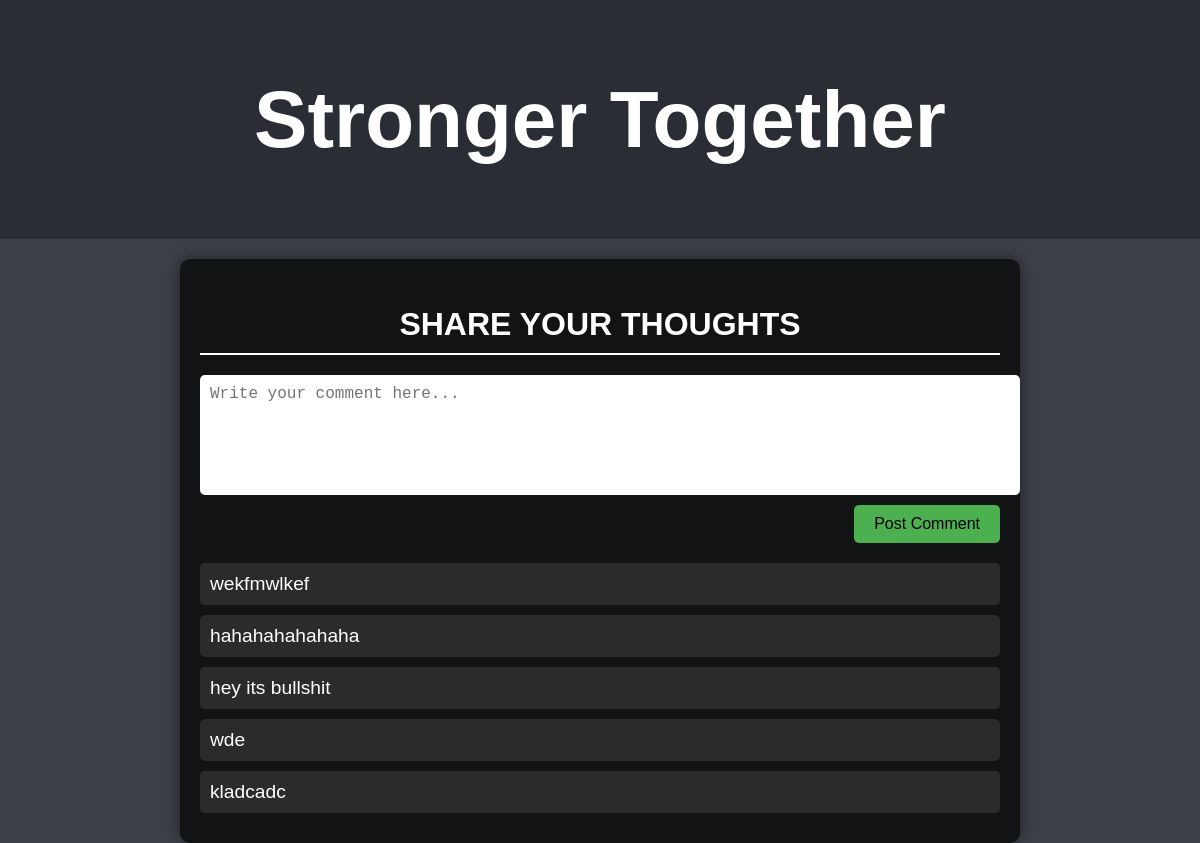
The page /comment/5554a531-fb45-4874-abca-b6b66539c2e8/ on the database as committed earlier.
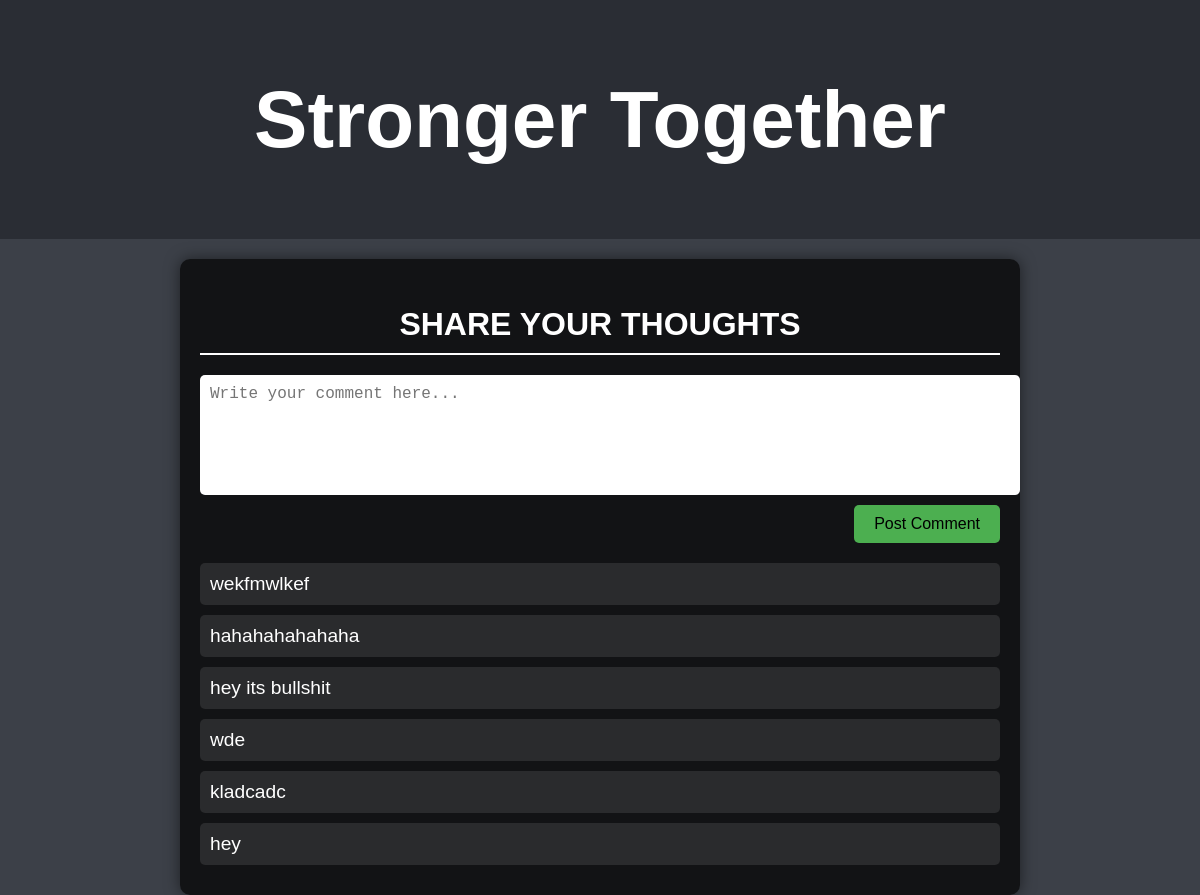
The same page on the database as committed later.
### homepage/models.py (models this page shows, shortened)
class comment(models.Model):
    comment = models.CharField(max_length=30)
    share = models.ForeignKey(share,on_delete=models.CASCADE)
    id = models.UUIDField(default=uuid.uuid4, unique=True,primary_key=True, editable=False)

### homepage/views.py (the view)
# urls.py: path('comment/<str:pk>/',views.com,name = 'comment'),
def com(request, pk):
    story_instance = share.objects.get(Privacy='Y', id=pk)
    if request.method == 'POST':
        form = commentform(request.POST)
        if form.is_valid():
            comment_instance = form.save(commit=False)
            comment_instance.share = story_instance
            comment_instance.save()
            return redirect(reverse('comment', kwargs={'pk': pk}))  # Redirect to the same page to refresh the comments
    else:
        form = commentform()
    context = {
        'data': story_instance,
        'form': form
    }
    return render(request, 'homepage/com.html', context)

### homepage/forms.py
class commentform(ModelForm):
    class Meta:
        model = comment
        fields = ['comment']

### homepage/templates/homepage/com.html (shortened to what this page needs)
<!DOCTYPE html>
{% load static %}
<html lang="en">
<head>
    <link rel="stylesheet" href="{% static 'com.css' %}">
</head>
<body>
    <header class="header">
        <h1>Stronger Together</h1>
    </header>
    <div class="comments-container">
        <h2 class="header-title">Share Your Thoughts</h2>
        <form class="comment-form" method="post">
            <textarea name="comment" placeholder="Write your comment here..." required></textarea>
            <button type="submit" class="submit-btn">Post Comment</button>
        </form>
        <div class="comments-section">
            {% for y in data.comment_set.all %}
                <div class="comment-div">
                    <p class="comment-text">{{y.comment}}</p>
                </div>
            {% endfor %}
        </div>
    </div>
</body>
</html>

Rows that differ between the two databases and show on the page:
added comment: comment "hey"
